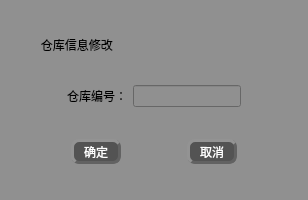
<?xml version="1.0" encoding="UTF-8"?>
<ui version="4.0">
 <class>store_modify</class>
 <widget class="QWidget" name="store_modify">
  <property name="geometry">
   <rect>
    <x>0</x>
    <y>0</y>
    <width>308</width>
    <height>200</height>
   </rect>
  </property>
  <property name="minimumSize">
   <size>
    <width>300</width>
    <height>200</height>
   </size>
  </property>
  <property name="maximumSize">
   <size>
    <width>308</width>
    <height>200</height>
   </size>
  </property>
  <property name="windowTitle">
   <string>Form</string>
  </property>
  <property name="windowIcon">
   <iconset>
    <activeon>:/qt 图标/修改图标/file_edit.ico</activeon>
   </iconset>
  </property>
  <property name="styleSheet">
   <string notr="true">font: 75 12pt &quot;楷体&quot;;
background-color: rgb(144, 144, 144);
color:rgb(0, 0, 0)</string>
  </property>
  <layout class="QVBoxLayout" name="verticalLayout_2">
   <item>
    <spacer name="verticalSpacer_4">
     <property name="orientation">
      <enum>Qt::Vertical</enum>
     </property>
     <property name="sizeHint" stdset="0">
      <size>
       <width>20</width>
       <height>40</height>
      </size>
     </property>
    </spacer>
   </item>
   <item>
    <layout class="QVBoxLayout" name="verticalLayout">
     <item>
      <widget class="QLabel" name="label">
       <property name="styleSheet">
        <string notr="true">font: 75 14pt &quot;楷体&quot;;</string>
       </property>
       <property name="text">
        <string>         仓库信息修改</string>
       </property>
      </widget>
     </item>
    </layout>
   </item>
   <item>
    <spacer name="verticalSpacer_3">
     <property name="orientation">
      <enum>Qt::Vertical</enum>
     </property>
     <property name="sizeHint" stdset="0">
      <size>
       <width>20</width>
       <height>40</height>
      </size>
     </property>
    </spacer>
   </item>
   <item>
    <layout class="QHBoxLayout" name="horizontalLayout">
     <item>
      <spacer name="horizontalSpacer">
       <property name="orientation">
        <enum>Qt::Horizontal</enum>
       </property>
       <property name="sizeHint" stdset="0">
        <size>
         <width>40</width>
         <height>20</height>
        </size>
       </property>
      </spacer>
     </item>
     <item>
      <widget class="QLabel" name="label_2">
       <property name="text">
        <string>仓库编号：</string>
       </property>
      </widget>
     </item>
     <item>
      <widget class="QLineEdit" name="lineEdit"/>
     </item>
     <item>
      <spacer name="horizontalSpacer_2">
       <property name="orientation">
        <enum>Qt::Horizontal</enum>
       </property>
       <property name="sizeHint" stdset="0">
        <size>
         <width>40</width>
         <height>20</height>
        </size>
       </property>
      </spacer>
     </item>
    </layout>
   </item>
   <item>
    <spacer name="verticalSpacer_2">
     <property name="orientation">
      <enum>Qt::Vertical</enum>
     </property>
     <property name="sizeHint" stdset="0">
      <size>
       <width>20</width>
       <height>40</height>
      </size>
     </property>
    </spacer>
   </item>
   <item>
    <layout class="QHBoxLayout" name="horizontalLayout_2">
     <item>
      <spacer name="horizontalSpacer_3">
       <property name="orientation">
        <enum>Qt::Horizontal</enum>
       </property>
       <property name="sizeHint" stdset="0">
        <size>
         <width>40</width>
         <height>20</height>
        </size>
       </property>
      </spacer>
     </item>
     <item>
      <widget class="QPushButton" name="pushButton_2">
       <property name="minimumSize">
        <size>
         <width>50</width>
         <height>25</height>
        </size>
       </property>
       <property name="maximumSize">
        <size>
         <width>50</width>
         <height>25</height>
        </size>
       </property>
       <property name="styleSheet">
        <string notr="true">QPushButton{
font: 75 11pt &quot;微软雅黑&quot;;
color:rgb(255, 255, 255);
background-color: rgb(83, 83, 83);
border-radius: 8px;
border: 3px groove rgb(98, 98, 98);
border-style: outset;
}
QPushButton:pressed{
border-style: inset;
}
QPushButton:hover{
background-color:rgb(0, 0, 0);
}

</string>
       </property>
       <property name="text">
        <string>确定</string>
       </property>
      </widget>
     </item>
     <item>
      <spacer name="horizontalSpacer_5">
       <property name="orientation">
        <enum>Qt::Horizontal</enum>
       </property>
       <property name="sizeHint" stdset="0">
        <size>
         <width>40</width>
         <height>20</height>
        </size>
       </property>
      </spacer>
     </item>
     <item>
      <widget class="QPushButton" name="pushButton">
       <property name="minimumSize">
        <size>
         <width>50</width>
         <height>25</height>
        </size>
       </property>
       <property name="maximumSize">
        <size>
         <width>50</width>
         <height>25</height>
        </size>
       </property>
       <property name="styleSheet">
        <string notr="true">QPushButton{
font: 75 11pt &quot;微软雅黑&quot;;
color:rgb(255, 255, 255);
background-color: rgb(83, 83, 83);
border-radius: 8px;
border: 3px groove rgb(98, 98, 98);
border-style: outset;
}
QPushButton:pressed{
border-style: inset;
}
QPushButton:hover{
background-color:rgb(0, 0, 0);
}

</string>
       </property>
       <property name="text">
        <string>取消</string>
       </property>
      </widget>
     </item>
     <item>
      <spacer name="horizontalSpacer_4">
       <property name="orientation">
        <enum>Qt::Horizontal</enum>
       </property>
       <property name="sizeHint" stdset="0">
        <size>
         <width>40</width>
         <height>20</height>
        </size>
       </property>
      </spacer>
     </item>
    </layout>
   </item>
   <item>
    <spacer name="verticalSpacer">
     <property name="orientation">
      <enum>Qt::Vertical</enum>
     </property>
     <property name="sizeHint" stdset="0">
      <size>
       <width>20</width>
       <height>40</height>
      </size>
     </property>
    </spacer>
   </item>
  </layout>
 </widget>
 <resources/>
 <connections/>
</ui>
